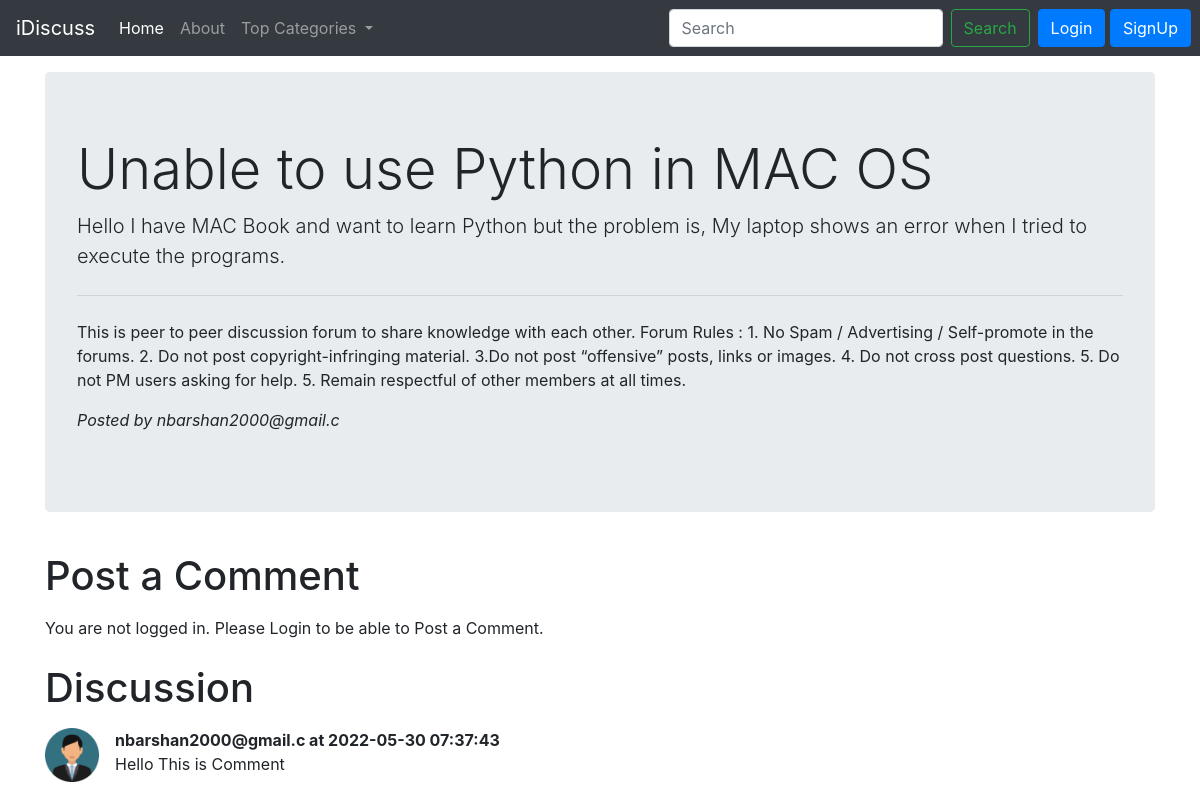
The app's page /threads.php?threadid=1 with its own data.
### tables this page shows
CREATE TABLE `threads` (
  `thread_id` int(7) NOT NULL,
  `thread_title` varchar(255) NOT NULL,
  `thread_desc` text NOT NULL,
  `thread_cat_id` int(7) NOT NULL,
  `thread_user_id` int(7) NOT NULL,
  `timestamp` datetime NOT NULL
);

CREATE TABLE `users` (
  `srn` int(8) NOT NULL,
  `user_email` varchar(20) NOT NULL,
  `user_password` varchar(20) NOT NULL,
  `timestamp` datetime NOT NULL
);

CREATE TABLE `comments` (
  `comment_id` int(8) NOT NULL,
  `comment_content` text NOT NULL,
  `thread_id` int(8) NOT NULL,
  `comment_time` datetime NOT NULL,
  `comment_by` int(8) NOT NULL
);

### threads.php (the view, shortened to what this page needs)
<!doctype html>
<html lang="en">
  <head>
    <link rel="stylesheet" href="https://cdn.jsdelivr.net/npm/bootstrap@4.3.1/dist/css/bootstrap.min.css">
  </head>
  <body>
    <?php include "partials/_connect.php"; ?>
    <?php include "partials/_header.php"; ?>
    <?php
    $id = $_GET['threadid'];
    $sql = "SELECT * FROM `threads` WHERE `thread_id` = $id";
    $result = mysqli_query($conn, $sql);
      while($row = mysqli_fetch_assoc($result)){
        $title = $row['thread_title'];
        $desc = $row['thread_desc'];
        $thread_user_id = $row['thread_user_id'];
        $sql2 = "SELECT user_email FROM users WHERE srn = $thread_user_id";
        $result2 = mysqli_query($conn, $sql2);
        $row2 = mysqli_fetch_assoc($result2);
        $posted_by = $row2['user_email'];
      }
    ?>
    <div class="container my-3">
      <div class="jumbotron">
        <h1 class="display-4"><?php echo $title; ?></h1>
        <p class="lead"><?php echo $desc; ?></p>
        <hr class="my-4">
        <p>This is peer to peer discussion forum to share knowledge with each other. Forum Rules :
            1. No Spam / Advertising / Self-promote in the forums. 2. Do not post copyright-infringing material. 3.Do not post “offensive” posts, links or images. 4. Do not cross post questions. 5. Do not PM users asking for help. 5. Remain respectful of other members at all times.
        </p>
        <p><em> Posted by <?php echo $posted_by; ?> </em></p>
      </div>
    </div>
    <?php
      if(isset($_SESSION['loggedin']) && $_SESSION['loggedin'] = true){
    echo '<div class="container">
    <h1 class="py-2">Post a Comment</h1>
    <form action="' . $_SERVER['REQUEST_URI'] .'" method=post>
      <div class="form-group">
        <label for="desc">Type Your Comment</label>
        <textarea class="form-control" id="desc" name="comment" rows="3"></textarea>
        <input type="hidden" name="srn" value="' . $_SESSION["srn"] . '">
      </div>
      <button type="submit" class="btn btn-primary" name="addComment">Post Comment</button>
    </form>
  </div>';
      }
      else{
        echo '<div class="container">
                <h1 class="py-2">Post a Comment</h1>
                <p>You are not logged in. Please Login to be able to Post a Comment.</p>
              </div>';
      }
    ?>
    <div class="container my-3">
      <h1 class="py-2">Discussion</h1>
      <?php
      $id = $_GET['threadid'];
      $sql = "SELECT * FROM `comments` WHERE `thread_id` = $id";
      $result = mysqli_query($conn, $sql);
        while($row = mysqli_fetch_assoc($result)){
          $content = $row['comment_content'];
          $comment_time = $row['comment_time'];
          $comment_by = $row['comment_by'];
          $sql2 = "SELECT user_email FROM users WHERE srn = $comment_by";
          $result2 = mysqli_query($conn, $sql2);
          $row2 = mysqli_fetch_assoc($result2);
        echo '<div class="media">
            <img src="images/userdefault.png" width="54px" class="mr-3" alt="...">
            <div class="media-body">
            <p class="font-weight-bold my-0">' . $row2['user_email'] . ' at ' . $comment_time . '</p>
            ' . $content . '</div>
            </div>';
        }
      ?>
    </div>
  </body>
</html>

### records on screen
threads: thread_title "Unable to use Python in MAC OS", thread_desc "Hello I have MAC Book and want to learn Python but the problem is, My laptop shows an error when I tried to execute the programs."
users: user_email "nbarshan2000@gmail.c"
comments: users.user_email "nbarshan2000@gmail.c", comment_time "2022-05-30 07:37:43", comment_content "Hello This is Comment"
